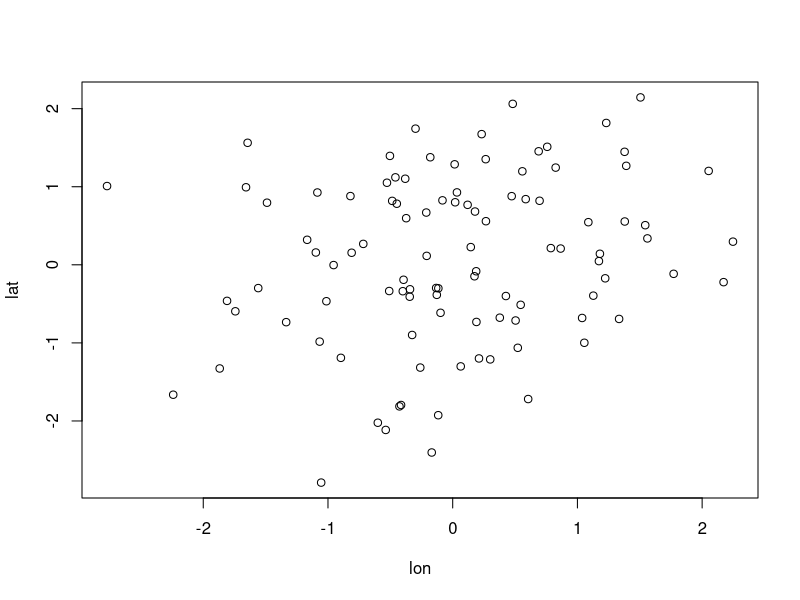
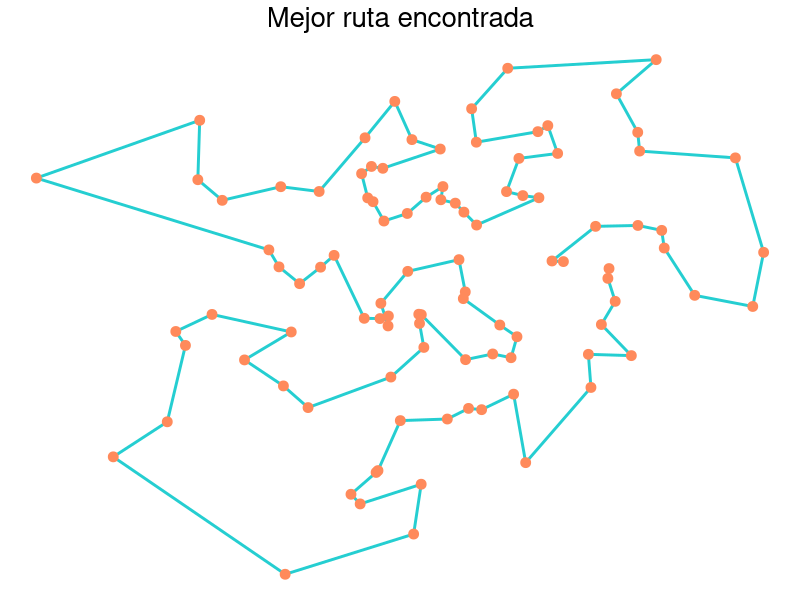

These charts were generated, in order, by the following R code:
library(ggplot2)


tou_inicio <- function(n_ciudades,evaporation_rate){
  tau <- (1/(1 - evaporation_rate)) * 1/1e6
  M <- matrix(tau,
              ncol = n_ciudades,nrow = n_ciudades)
  return(M)
}

prob_ij <- function(feromona, distancia, alpha, beta){
  prob <- feromona^alpha * (1/distancia)^beta
  prob[prob==Inf] <- 1e-40
  prob <- prob/sum(prob)
  return(prob)
}

objfun <- function(ruta, d) {
  n_ciudades <- length(ruta)
  fitness <- sum(d[cbind(ruta[-n_ciudades], ruta[-1])])
  fitness <- fitness + d[ruta[n_ciudades], ruta[1]]
  
  return(fitness)
}

ACO <- function(n_ants, alpha, beta, Q, evaporation_rate,
                d, max_iteraciones, pbest){
  n_ciudades <- dim(d)[1]
  tau <- tou_inicio(n_ciudades, evaporation_rate)
  best_rutas <- matrix(nrow = max_iteraciones, 
                       ncol = n_ciudades)
  pdec <- pbest^(1/n_ciudades)
  avg <- n_ciudades/2
  for (nit in 1:max_iteraciones) {
    rutas <- matrix(nrow = n_ants, ncol = n_ciudades)
    for(n_ant in 1:n_ants){
      ruta <- c(1)
      for(i in 2:n_ciudades){
        pij <- prob_ij(feromona = tau[ruta[i-1],],
                       distancia = d[ruta[i-1],],
                       alpha = alpha, beta = beta)
        pij[ruta[1:(i-1)]] <- 0
        ruta[i] <- sample(1:n_ciudades, 1, replace = FALSE, prob = pij)
      }
      rutas[n_ant,] <- ruta
    }
    
    tau <- tau * (1 - evaporation_rate)
    
    fitness <- apply(rutas, 1, function(r){objfun(ruta = r,d = d)})
    best_ant <- which.min(fitness)
    best_rutas[nit,] <- rutas[best_ant,]
    
    ruta <- rutas[best_ant,]
    for(i in 1:(length(ruta)-1)){
      Lk <- objfun(ruta = ruta,d = d)
      tau[ruta[i], ruta[i+1]] <- tau[ruta[i], ruta[i+1]] + 1 / Lk
      tau[ruta[i+1], ruta[i]] <- tau[ruta[i], ruta[i+1]]  
    }
    tmax <- 1/(1 - evaporation_rate) * 1/min(fitness)
    tmin <- (tmax * (1 - pdec))/((avg - 1)*pdec)
    if(tmin > tmax){
      tmin = tmax
    }
    tau[tau < tmin] <- tmin
    tau[tau > tmax] <- tmax
  }
  fitness <- apply(best_rutas, 1, function(r){objfun(ruta = r,d = d)})
  best_ruta <- best_rutas[which.min(fitness),]
  return(list(best = best_ruta, rutas = best_rutas,
              fitness = min(fitness)))
}


#Ejemplo
set.seed(1011)
cord <- data.frame(lon = rnorm(100,0,1),lat = rnorm(100,0,1))
d <- as.matrix(dist(cord))
plot(cord)


res <- ACO(n_ants = 100,alpha = 2, beta = 5, Q = 1,
           evaporation_rate = 0.9,d = d, 
           max_iteraciones = 200, pbest = 0.01)

df <- data.frame(
  x = cord$lon[res$best],
  y = cord$lat[res$best]
)
ggplot(data = df) +
  geom_path(aes(x = x, y = y), color = "#25ced1",
            size = 1) +
  geom_point(aes(x = x, y = y), color = "#ff8a5b", size = 3) +
  labs(title = "Mejor ruta encontrada",
       x = "", y = "") + 
  theme_void( 
    base_size = 10, 
    base_line_size =2, 
    base_rect_size =2)+ 
  theme(plot.title=element_text(hjust=0.5,size=20)) 


res$fitness

#4.651719
#8.006542

rutas_hist <- res$rutas
df <- data.frame()
for(i in 1:dim(rutas_hist)[1]){
  df_aux <- data.frame(ciclo = rep(i,dim(rutas_hist)[2]),
                       lon = cord$lon[rutas_hist[i,]],
                       lat = cord$lat[rutas_hist[i,]])
  df <- rbind(df,df_aux)
}

df$ciclo <- factor(df$ciclo)
library(gganimate)
p <- ggplot(data = df) +
  geom_path(aes(x = lon, y = lat, group = ciclo),
            color = "#25ced1", size = 1) +  
  geom_point(aes(x = lon, y = lat), 
             color = "#ff8a5b", size = 3) +  
  theme_void( 
    base_size = 10, 
    base_line_size =2, 
    base_rect_size =2)+ 
  theme(plot.title = element_text(hjust=0.5,size=20)) +  
  labs(title = "Mejor ruta encontrada",
       x = "", y = "") + 
  transition_manual(ciclo) +  
  labs(title = "Mejor ruta en el ciclo: {current_frame}") 

animate(p,fps = 100/20,renderer = magick_renderer(),
        height = 7, width = 7, units = "in",
        res = 100)



# Guardar el archivo como gif
#anim_save("ruta_animada.gif")
